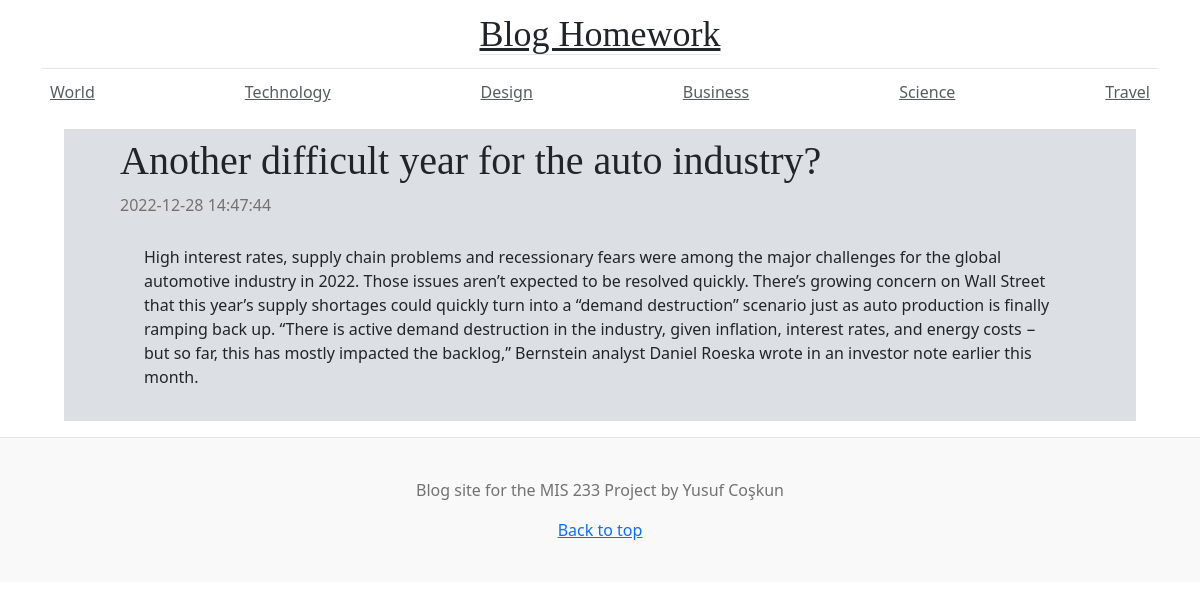
The page /project/post.php?id=4 on the database its author committed.
### tables this page shows
CREATE TABLE IF NOT EXISTS `posts` (
  `id` int NOT NULL AUTO_INCREMENT,
  `title` varchar(255) NOT NULL,
  `body` text NOT NULL,
  `created_at` datetime NOT NULL,
  `categories` text,
  PRIMARY KEY (`id`)
);

### project/post.php (the view, shortened to what this page needs)
<?php
include '../config.php';
$id = $_GET['id'];
$query = "SELECT * FROM posts WHERE id = $id";
$result = mysqli_query($database, $query);
$post = mysqli_fetch_assoc($result);
?>
<!DOCTYPE html>
<html>
<head>
  <link href="css/blog.css" rel="stylesheet">
  <link href="css/bootstrap.min.css" rel="stylesheet">
</head>
<div class="container">
  <?php
  include "header.php";
  include "navbar.php";
  ?>
</div>
<body>
  <div class="blog-post">
    <h2 class="blog-post-title mx-5">
      <?php echo $post['title']; ?>
    </h2>
    <p class="blog-post-meta mx-5"><?php echo $post['created_at']; ?></p>
    <p class="post-check">
      <?php echo $post['body']; ?>
    </p>
  </div>
  <?php
  include "footer.php";
  ?>
</body>
</html>

### project/css/blog.css (style rules this page uses)
h1, h2, h3, h4, h5, h6 { font-family: "Playfair Display", Georgia, "Times New Roman", serif; }
.blog-post { background-color: rgb(220, 224, 228); margin: 1em 4em 1em 4em; padding: 0.5em; }
.post-check { margin: 1em 4em 1em 4em; padding: 0.5em; }
.blog-post-title { font-size: 2.5rem; }
.blog-post-meta { margin-bottom: 1.25rem; color: #727272; }

### rows shown on the page
posts: title "Another difficult year for the auto industry?", created_at "2022-12-28 14:47:44", body "High interest rates, supply chain problems and recessionary fears were among the major challenges for the global automotive industry in 2022. Those issues aren’t expected to be resolved quickly. There’s growing concern on Wall Street that this year’s supply shortages could quickly turn into a “demand destruction” scenario just as auto production is finally ramping back up. “There is active demand destruction in the industry, given inflation, interest rates, and energy costs − but so far, this has mostly impacted the backlog,” Bernstein analyst Daniel Roeska wrote in an investor note earlier this month."
